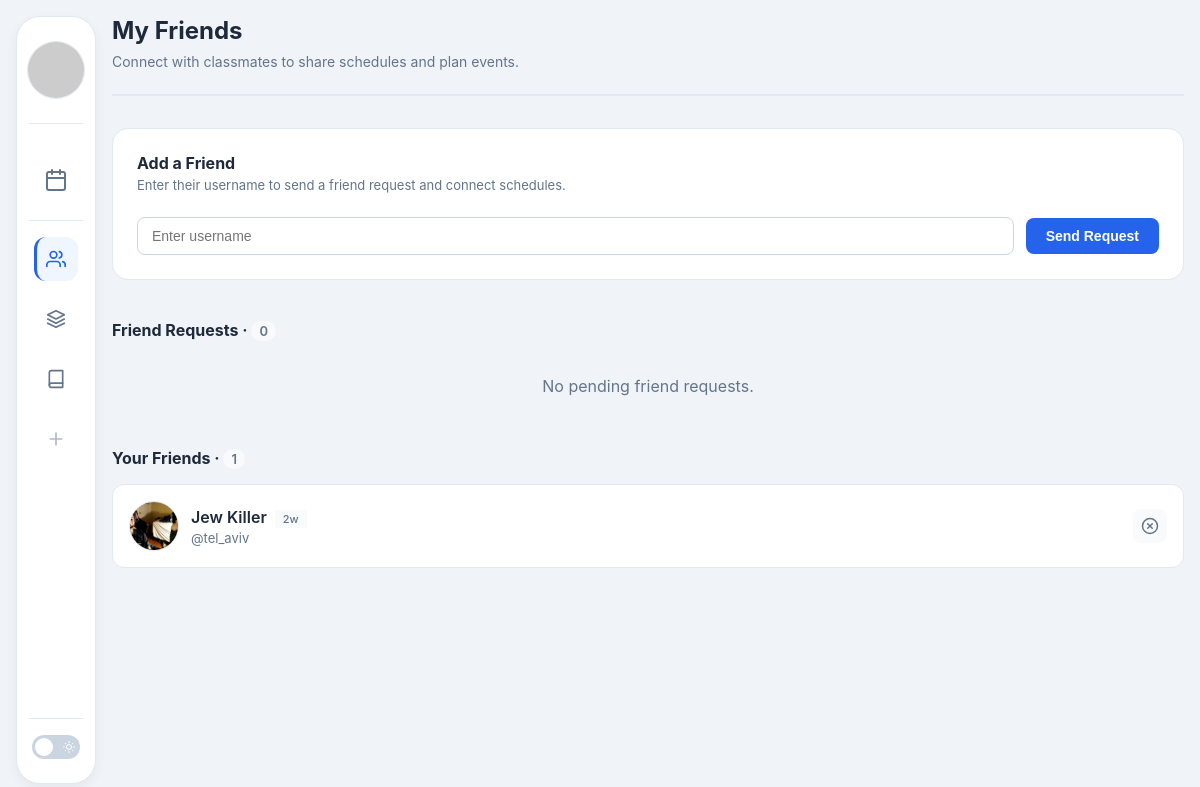
The app's page /friends (signed in) with its own data.
### models.py (models this page shows, shortened)
class User(db.Model, UserMixin):
    __tablename__ = "users"
    id = db.Column(db.Integer, primary_key=True, autoincrement=True)
    first_name = db.Column(db.String(25), nullable=False)
    last_name = db.Column(db.String(50), nullable=False)
    username = db.Column(db.String(30), unique=True, nullable=False)
    profile_image = db.Column(db.String(255), nullable=False, default='default.jpg')
    password_hash = db.Column(db.String(255), nullable=False)
    saved_sections = db.relationship(
        "UserCourse", back_populates="user", cascade="all, delete-orphan"
    )
    @property
    def full_name(self) -> str:
        return f"{self.first_name} {self.last_name}"

### app.py (the view, shortened to what this page needs)
@app.route('/friends', methods=['GET', 'POST'])
@login_required
def friends():
    incoming_requests = models.Friendship.query.filter_by(
        receiver_id=current_user.id,
        status='pending'
    ).all()
    accepted_links = models.Friendship.query.filter(
        (models.Friendship.status == 'accepted') &
        or_(
            models.Friendship.requester_id == current_user.id,
            models.Friendship.receiver_id == current_user.id
        )
    ).all()
    friends_list = []
    for link in accepted_links:
        friend_user = link.receiver if link.requester_id == current_user.id else link.requester
        days_as_friends = (datetime.utcnow() - link.created_at).days
        friends_list.append({
            'user': friend_user,
            'friendship': link,
            'days': days_as_friends
        })
    return render_template("friends.html", requests=incoming_requests, friends=friends_list, active_page='friends')

### app.py (called while the page is built)
@login_manager.user_loader
def load_user(user_id):
    return models.User.query.get(int(user_id))

### templates/friends.html (shortened to what this page needs)
{% extends "base.html" %}
{% block content %}
<div class="page-header">
    <h1 class="page-title">My Friends</h1>
    <p class="page-subtitle">Connect with classmates to share schedules and plan events.</p>
</div>
<div class="add-class-section">
    <div style="margin-bottom: 8px;">
        <h3 style="margin:0; font-size:16px;">Add a Friend</h3>
        <p style="margin:4px 0 0; font-size:13px; color:var(--muted);">
            Enter their username to send a friend request and connect schedules.
        </p>
    </div>
    <form method="post" class="form-group">
        <input type="text" name="username" class="form-input" placeholder="Enter username" required>
        <button type="submit" class="btn btn-primary">Send Request</button>
    </form>
</div>
<h3 class="section-title">Friend Requests · <span class="badge">{{ requests|length if requests else 0 }}</span></h3>
{% if requests %}
<div class="card-grid">
    {% for req in requests %}
    <div class="card">
        <div style="display: flex; align-items: center; gap: 12px; margin-bottom: 16px;">
            <div class="user-avatar" style="width: 48px; height: 48px;">
                <img src="{{ url_for('static', filename='profile_pics/' + req.requester.profile_image) }}"
                     alt="{{ req.requester.username }}"
                     style="width: 100%; height: 100%; object-fit: cover;"
                     onerror="this.src='https://ui-avatars.com/api/?name={{ req.requester.first_name }}+{{ req.requester.last_name }}&background=random'">
            </div>
            <div>
                <div style="font-weight: 600;">{{ req.requester.full_name }}</div>
                <div style="font-size: 12px; color: var(--muted);">@{{ req.requester.username }}</div>
            </div>
        </div>
        <div style="display: grid; grid-template-columns: 1fr 1fr; gap: 8px;">
            <a href="{{ url_for('friend_respond', request_id=req.id, action='accept') }}" class="btn btn-primary" style="justify-content: center;">Accept</a>
            <a href="{{ url_for('friend_respond', request_id=req.id, action='decline') }}" class="btn" style="background: var(--hover-bg); color: var(--muted); justify-content: center;">Decline</a>
        </div>
    </div>
    {% endfor %}
</div>
{% else %}
<div class="empty-state" style="padding: 20px; text-align: center;">
    <p style="color: var(--muted); margin: 0;">No pending friend requests.</p>
</div>
{% endif %}
<h3 class="section-title" style="margin-top: 32px;">Your Friends · <span class="badge">{{ friends|length if friends else 0 }}</span></h3>
{% if friends %}
<div class="friends-list">
    {% for friend_data in friends %}
    {% set friend = friend_data.user %}
    {% set friendship = friend_data.friendship %}
    <div class="friend-list-item">
        <div class="friend-info">
            <div class="user-avatar" style="width: 48px; height: 48px;">
                <img src="{{ url_for('static', filename='profile_pics/' + friend.profile_image) }}"
                     alt="{{ friend.username }}"
                     style="width: 100%; height: 100%; object-fit: cover;"
                     onerror="this.src='https://ui-avatars.com/api/?name={{ friend.first_name }}+{{ friend.last_name }}&background=random'">
            </div>
            <div class="friend-details">
                <div class="friend-name">
                    {{ friend.full_name }}
                    <span class="friend-duration-badge">
                        {% set days = friend_data.days %}
                        {% if days == 0 %}
                            Today
                        {% elif days == 1 %}
                            1d
                        {% elif days < 7 %}
                            {{ days }}d
                        {% elif days < 30 %}
                            {{ (days / 7)|int }}w
                        {% elif days < 365 %}
                            {{ (days / 30)|int }}mo
                        {% else %}
                            {{ (days / 365)|int }}y
                        {% endif %}
                    </span>
                </div>
                <div class="friend-username">@{{ friend.username }}</div>
            </div>
        </div>
        <form action="{{ url_for('remove_friend', friend_id=friend.id) }}" method="post" onsubmit="return confirm('Remove {{ friend.full_name }} as a friend?');">
            <button type="submit" class="btn-remove" title="Remove Friend">
                <svg width="18" height="18" viewBox="0 0 24 24" fill="none" stroke="currentColor" stroke-width="2" stroke-linecap="round" stroke-linejoin="round">
                    <circle cx="12" cy="12" r="10"></circle>
                    <line x1="15" y1="9" x2="9" y2="15"></line>
                    <line x1="9" y1="9" x2="15" y2="15"></line>
                </svg>
            </button>
        </form>
    </div>
    {% endfor %}
</div>
{% else %}
<div class="empty-state">
    <p style="color: var(--muted);">You haven't added any friends yet.</p>
</div>
{% endif %}
{% endblock %}

### static/css/shared.css (style rules this page uses)
:root { --bg: #f0f4f8; --muted: #64748b; --text-color: #1e293b; --sidebar-bg: #ffffff; --card-bg: #ffffff; --border-color: #e2e8f0; --hover-bg: #f8fafc; --active-bg: #eff6ff; --active-color: #2563eb; --shadow: rgba(0, 0, 0, 0.05); --shadow-hover: rgba(0, 0, 0, 0.05); --input-bg: #ffffff; --input-border: #cbd5e1; }
body { font-family: Inter, ui-sans-serif, system-ui, -apple-system, "Segoe UI", Roboto, "Helvetica Neue", Arial; background: var(--bg); color: var(--text-color); margin: 0; padding: 0; min-height: 100vh; }
.user-avatar { width: 48px; height: 48px; background: var(--hover-bg); border-radius: 50%; display: flex; align-items: center; justify-content: center; color: var(--muted); border: 1px solid var(--border-color); overflow: hidden; }
.user-avatar img { width: 100%; height: 100%; object-fit: cover; }
@media (min-width: 768px) { .user-avatar { width: 56px; height: 56px; } }
button, input[type="submit"] { padding: 8px 16px; background: var(--bg); border: 1px solid var(--muted); border-radius: 4px; cursor: pointer; }
h1, h2 { margin-top: 0; }
.page-header { margin-bottom: 32px; padding-bottom: 24px; border-bottom: 2px solid var(--border-color); }
.page-title { font-size: 24px; font-weight: 700; color: var(--text-color); margin: 0 0 8px 0; }
.page-subtitle { color: var(--muted); font-size: 14px; margin: 0; }
.section-title { font-size: 16px; font-weight: 700; color: var(--text-color); margin: 24px 0 16px 0; }
.badge { background: var(--hover-bg); color: var(--muted); font-size: 13px; font-weight: 600; padding: 2px 8px; border-radius: 12px; }
.add-class-section { background: var(--card-bg); border-radius: 16px; padding: 24px; border: 1px solid var(--border-color); margin-bottom: 16px; display: flex; flex-direction: column; gap: 16px; }
.form-group { display: flex; gap: 12px; align-items: center; }
.form-input { flex: 1; padding: 10px 14px; border-radius: 8px; border: 1px solid var(--input-border); font-size: 14px; outline: none; transition: border-color 0.15s; background: var(--input-bg); color: var(--text-color); }
.btn { display: inline-flex; align-items: center; justify-content: center; padding: 10px 20px; border-radius: 8px; font-size: 14px; font-weight: 600; cursor: pointer; transition: all 0.2s; border: none; text-decoration: none; }
.btn-primary { background: #2563eb; color: #fff; }
.empty-state { text-align: center; padding: 48px 20px; color: var(--muted); }

### templates/friends.html (style rules this page uses)
.friends-list { display: flex; flex-direction: column; gap: 12px; }
.friend-list-item { background: var(--card-bg); border-radius: 12px; padding: 16px; display: flex; justify-content: space-between; align-items: center; transition: all 0.2s; border: 1px solid var(--border-color); }
.friend-info { display: flex; align-items: center; gap: 12px; flex: 1; }
.friend-details { flex: 1; }
.friend-name { font-weight: 600; display: flex; align-items: center; gap: 8px; color: var(--text-color); }
.friend-username { font-size: 13px; color: var(--muted); margin-top: 2px; }
.friend-duration-badge { background: var(--hover-bg); color: var(--muted); font-size: 11px; font-weight: 500; padding: 2px 8px; border-radius: 68; font-size: 11px; margin-top: 4px; }
.btn-remove { background: var(--hover-bg); border: none; border-radius: 8px; padding: 8px; cursor: pointer; color: var(--muted); display: flex; align-items: center; justify-content: center; transition: all 0.2s; }

### records on screen
User: profile_image (picture), full_name "Jew Killer", username "tel_aviv"

### other values on screen
{{ requests|length if requests else 0 }} "0"
{{ friends|length if friends else 0 }} "1"
{{ (days / 7)|int }} "2"
